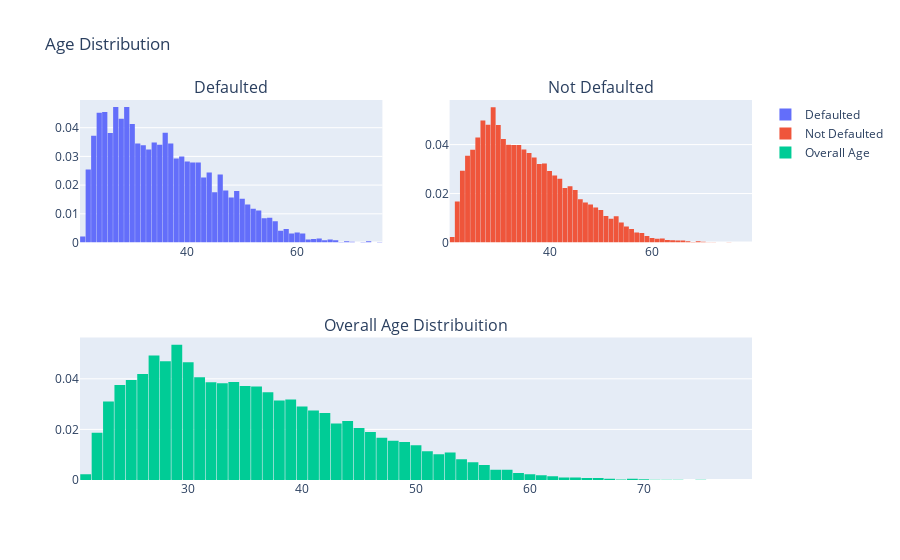

Notebook code cell kept with this figure:
### Markdown cell above
### Distribution of age among people who defaulted/not defaulted

### Code cell
df_default = taiwan.loc[taiwan["default_payment_next_month"] == 1]['AGE'].values.tolist()  # Age of people who defaulted
df_not_default = taiwan.loc[taiwan["default_payment_next_month"] == 0]['AGE'].values.tolist()  # Age of people who didn't default
df_age = taiwan['AGE'].values.tolist()

# Age distribution of people who defaulted
trace0 = go.Histogram(
    x=df_default,
    histnorm='probability',
    name="Defaulted"
)
# Age distribution of people who did not default
trace1 = go.Histogram(
    x=df_not_default,
    histnorm='probability',
    name="Not Defaulted"
)
# Age distribution of people in the dataset
trace2 = go.Histogram(
    x=df_age,
    histnorm='probability',
    name="Overall Age"
)

#Creating the grid
fig = tls.make_subplots(rows=2, cols=2, specs=[[{}, {}], [{'colspan': 2}, None]],
                          subplot_titles=('Defaulted','Not Defaulted', 'Overall Age Distribuition'))

#Setting the figs
fig.append_trace(trace0, 1, 1)
fig.append_trace(trace1, 1, 2)
fig.append_trace(trace2, 2, 1)

fig['layout'].update(showlegend=True, title='Age Distribution', bargap=0.05)
py.iplot(fig, filename='custom-sized-subplot-with-subplot-titles')

### Figure 1 — Plotly figure (JSON) as saved in the notebook; plotly's stock layout.template omitted (floating-point values rounded to 4 significant figures; data arrays with more than 128 entries replaced by an {"elided": "..."} marker saying what was removed)
{"data": [{"histnorm": "probability", "name": "Defaulted", "type": "histogram", "x": {"elided": "6636 int values"}, "xaxis": "x", "yaxis": "y"}, {"histnorm": "probability", "name": "Not Defaulted", "type": "histogram", "x": {"elided": "23364 int values"}, "xaxis": "x2", "yaxis": "y2"}, {"histnorm": "probability", "name": "Overall Age", "type": "histogram", "x": {"elided": "30000 int values"}, "xaxis": "x3", "yaxis": "y3"}], "layout": {"annotations": [{"font": {"size": 16}, "showarrow": false, "text": "Defaulted", "x": 0.225, "xanchor": "center", "xref": "paper", "y": 1, "yanchor": "bottom", "yref": "paper"}, {"font": {"size": 16}, "showarrow": false, "text": "Not Defaulted", "x": 0.775, "xanchor": "center", "xref": "paper", "y": 1, "yanchor": "bottom", "yref": "paper"}, {"font": {"size": 16}, "showarrow": false, "text": "Overall Age Distribuition", "x": 0.5, "xanchor": "center", "xref": "paper", "y": 0.375, "yanchor": "bottom", "yref": "paper"}], "bargap": 0.05, "showlegend": true, "title": {"text": "Age Distribution"}, "xaxis": {"anchor": "y", "domain": [0, 0.45]}, "xaxis2": {"anchor": "y2", "domain": [0.55, 1]}, "xaxis3": {"anchor": "y3", "domain": [0, 1]}, "yaxis": {"anchor": "x", "domain": [0.625, 1]}, "yaxis2": {"anchor": "x2", "domain": [0.625, 1]}, "yaxis3": {"anchor": "x3", "domain": [0, 0.375]}}}
